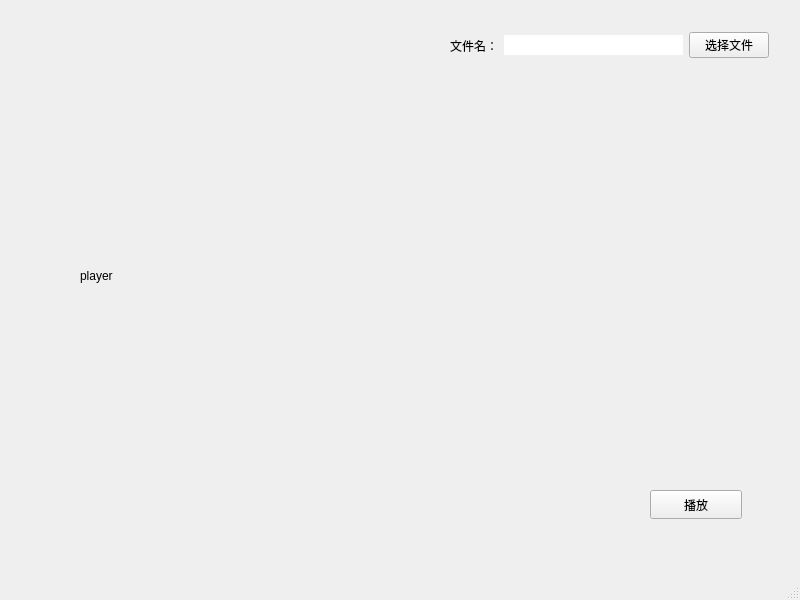
<?xml version="1.0" encoding="UTF-8"?>
<ui version="4.0">
 <class>MainWindow</class>
 <widget class="QMainWindow" name="MainWindow">
  <property name="geometry">
   <rect>
    <x>0</x>
    <y>0</y>
    <width>800</width>
    <height>600</height>
   </rect>
  </property>
  <property name="windowTitle">
   <string>MainWindow</string>
  </property>
  <widget class="QWidget" name="centralwidget">
   <widget class="QPushButton" name="playButton">
    <property name="geometry">
     <rect>
      <x>650</x>
      <y>490</y>
      <width>92</width>
      <height>29</height>
     </rect>
    </property>
    <property name="text">
     <string>播放</string>
    </property>
   </widget>
   <widget class="QWidget" name="horizontalLayoutWidget">
    <property name="geometry">
     <rect>
      <x>450</x>
      <y>30</y>
      <width>319</width>
      <height>31</height>
     </rect>
    </property>
    <layout class="QHBoxLayout" name="horizontalLayout">
     <item>
      <widget class="QLabel" name="label">
       <property name="text">
        <string>文件名：</string>
       </property>
      </widget>
     </item>
     <item>
      <widget class="QLineEdit" name="fileName">
       <property name="frame">
        <bool>false</bool>
       </property>
       <property name="readOnly">
        <bool>true</bool>
       </property>
      </widget>
     </item>
     <item>
      <widget class="QPushButton" name="fileSelect">
       <property name="text">
        <string>选择文件</string>
       </property>
      </widget>
     </item>
    </layout>
   </widget>
   <widget class="QLabel" name="player">
    <property name="geometry">
     <rect>
      <x>80</x>
      <y>120</y>
      <width>661</width>
      <height>311</height>
     </rect>
    </property>
    <property name="text">
     <string>player</string>
    </property>
   </widget>
  </widget>
  <widget class="QStatusBar" name="statusbar"/>
  <widget class="QMenuBar" name="menubar">
   <property name="geometry">
    <rect>
     <x>0</x>
     <y>0</y>
     <width>800</width>
     <height>25</height>
    </rect>
   </property>
  </widget>
 </widget>
 <resources/>
 <connections/>
</ui>
